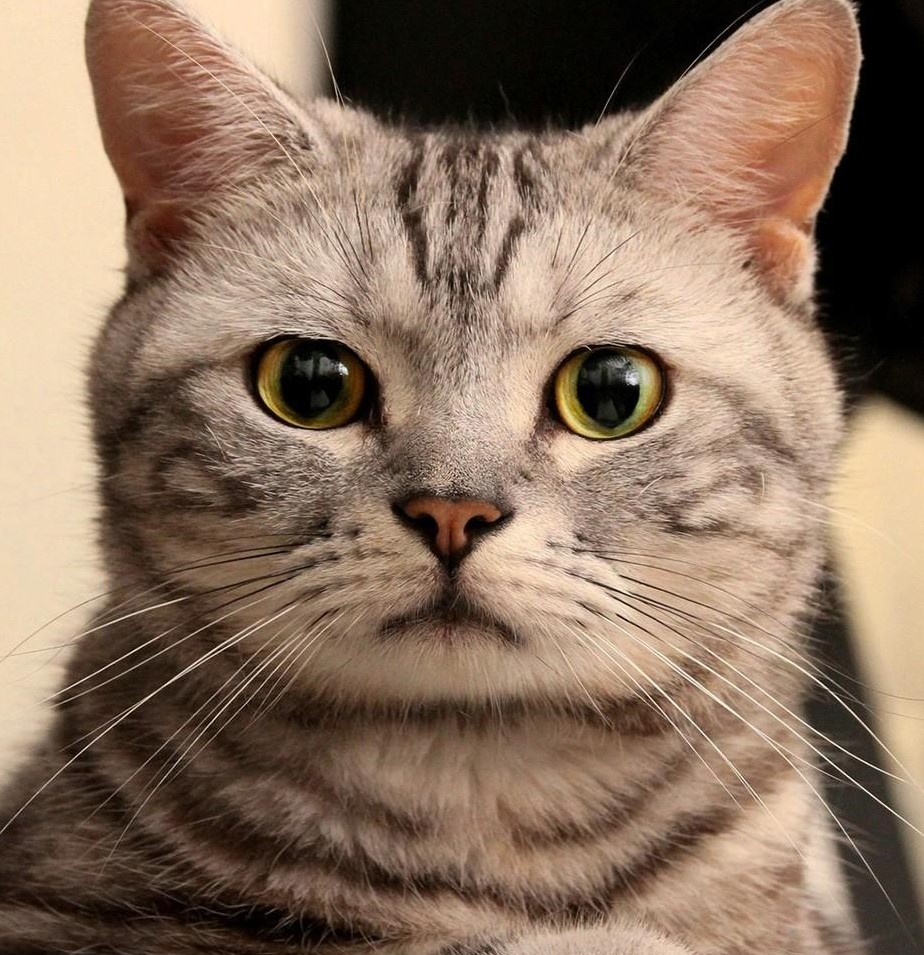
#> input picture CNN-YOLO/cat.jpg, 924 x 955 px, found by its file name
$ python test_Photo3.py
#> lines starting #> are read from the running program, lines starting #| are printed output that depends on the picture
from xmlrpc.server import DocCGIXMLRPCRequestHandler
import cv2 #读取格式是BGR
import numpy as np
import matplotlib.pyplot as plt

img_cat = cv2.imread('cat.jpg')
#> img_cat is the input picture: shape (955, 924, 3); mean B, G, R 96, 114.6, 138.6
img_dog = cv2.imread('dog.jpg')
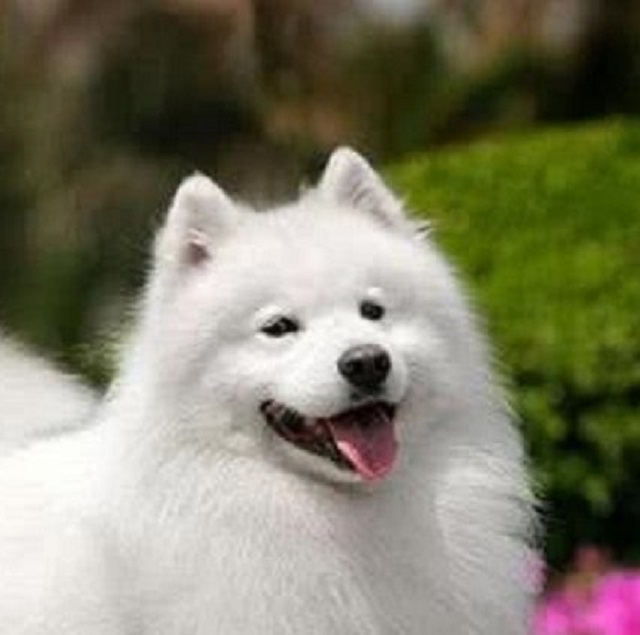
#> input picture CNN-YOLO/dog.jpg, 640 x 635 px, found by its file name
#> img_dog is the input picture: shape (635, 640, 3); mean B, G, R 104.6, 125.8, 127.9
#print(img_cat)
img_cat2 = img_cat+10
img_cat3 = img_cat + img_cat2#若大于255，则对255取余
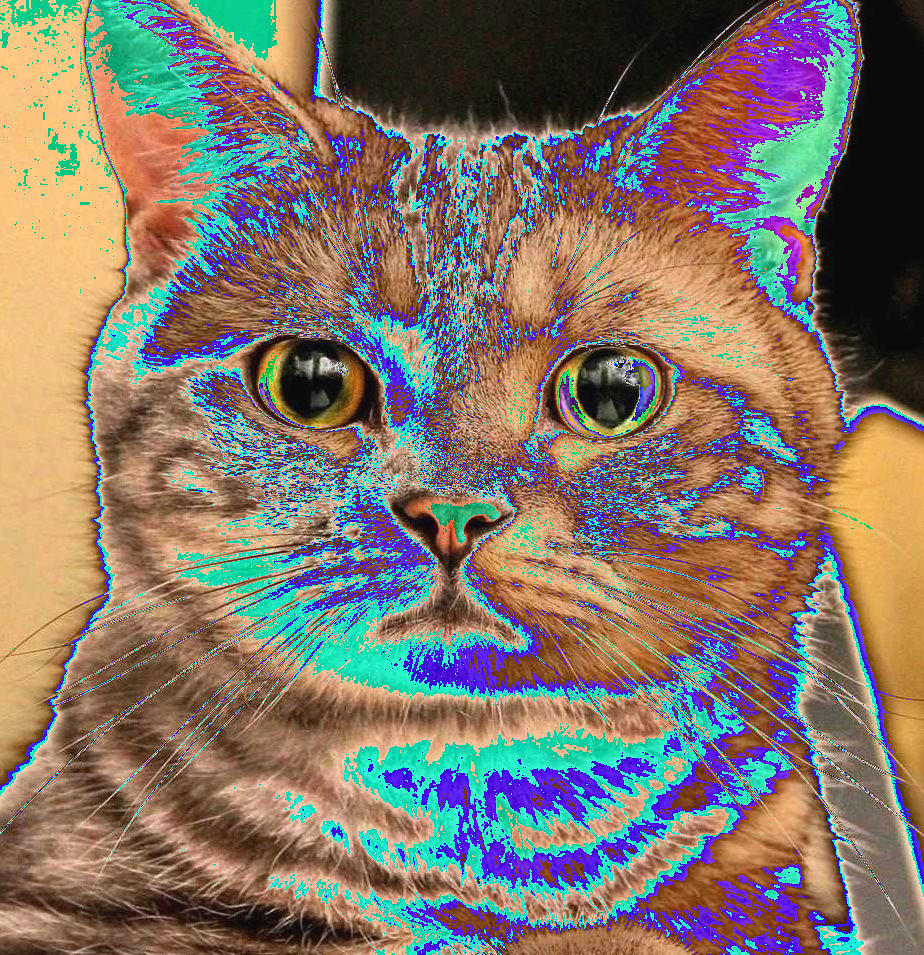
#> img_cat3: shape (955, 924, 3); mean B, G, R 105.6, 117, 130.6
img_cat4 = (cv2.add(img_cat,img_cat2))#若大于255则取255，不大于则正常相加
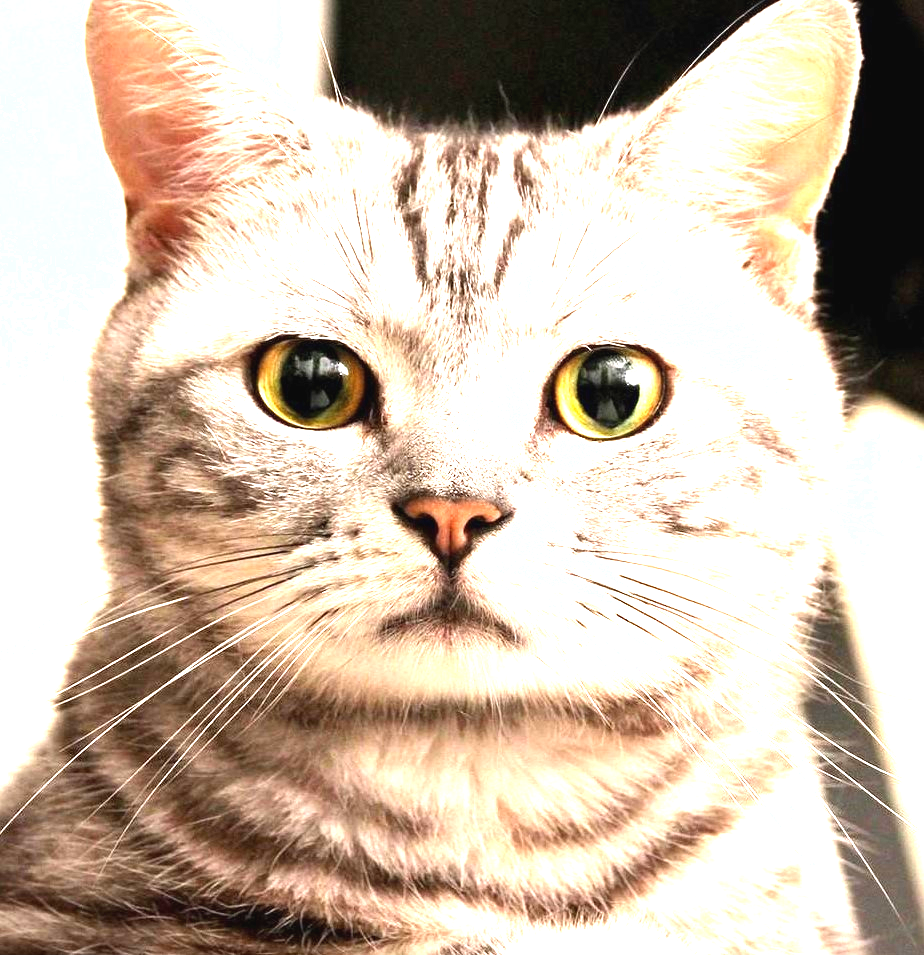
#> img_cat4: shape (955, 924, 3); mean B, G, R 172.4, 188.7, 204.8

#检查两张图片的shape值是否一样，不一样将会影响一些操作
print(img_cat.shape)#(955, 924, 3)
#| (955, 924, 3)
print(img_dog.shape)#(635, 640, 3)
#| (635, 640, 3)

img_dog2 = cv2.resize(img_dog,(924,955))#对img_dog的shape进行调整，使得两张图的shape值相等
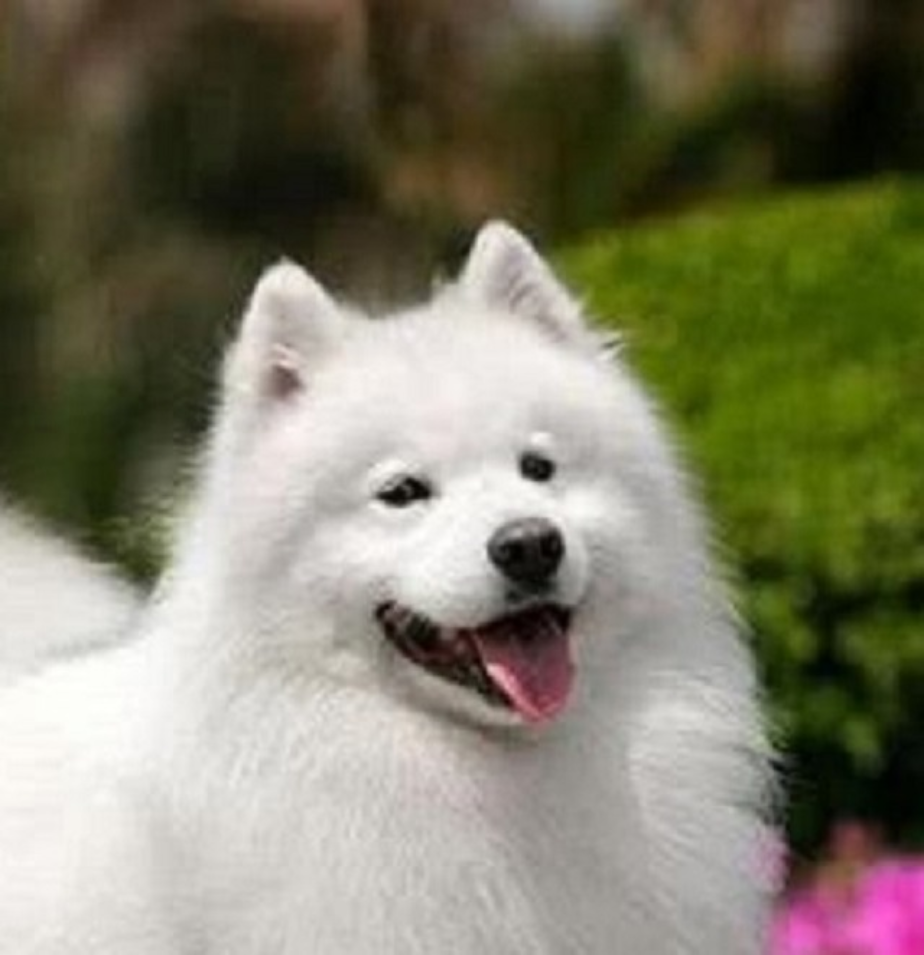
#> img_dog2: shape (955, 924, 3); mean B, G, R 104.5, 125.7, 127.8
#img_dog = cv2.resize(img_dog,(0,0),fx=1,fy=2)#直接对图像的x，y进行倍数拉伸
#print(img_dog.shape)#检查是否相等

#图像融合 formula：R = (α * X + β * Y + B)  B为偏置，α和β为权重参数
img_cog = cv2.addWeighted(img_dog2,0.4,img_cat,0.6,0)
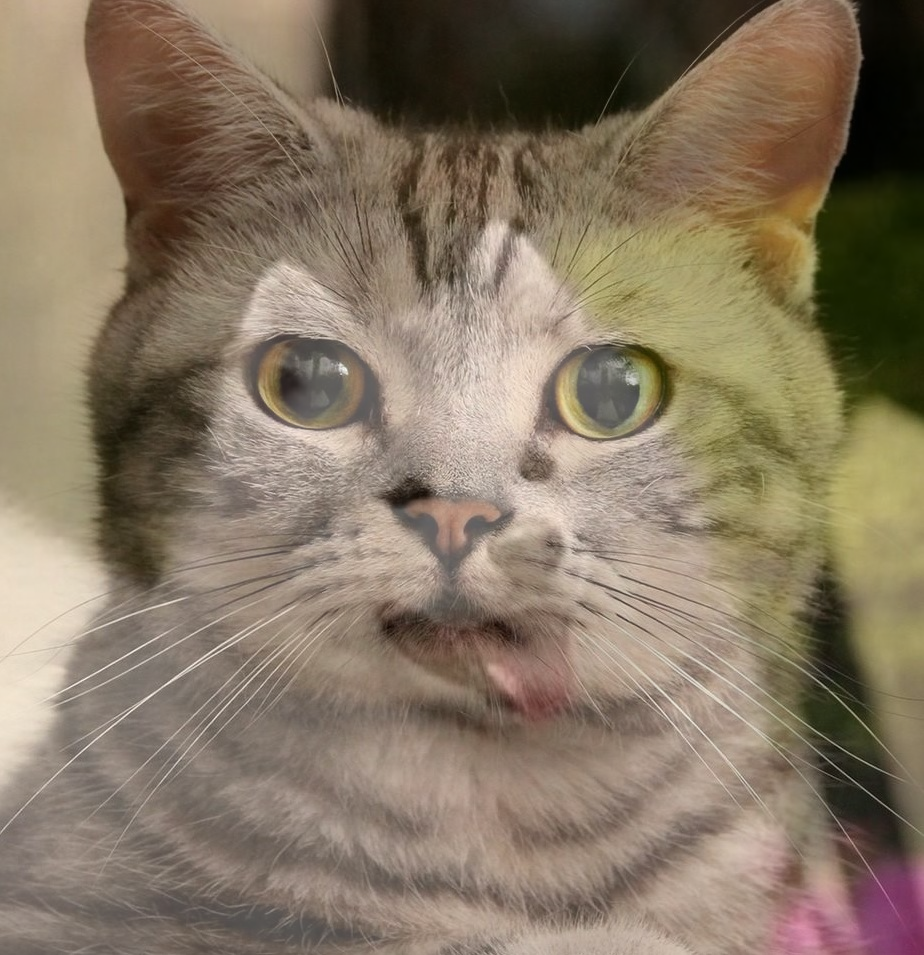
#> img_cog: shape (955, 924, 3); mean B, G, R 99.4, 119, 134.3
cv2.imshow('cog',img_cog)#检视融合后的图像
cv2.waitKey(10000)
